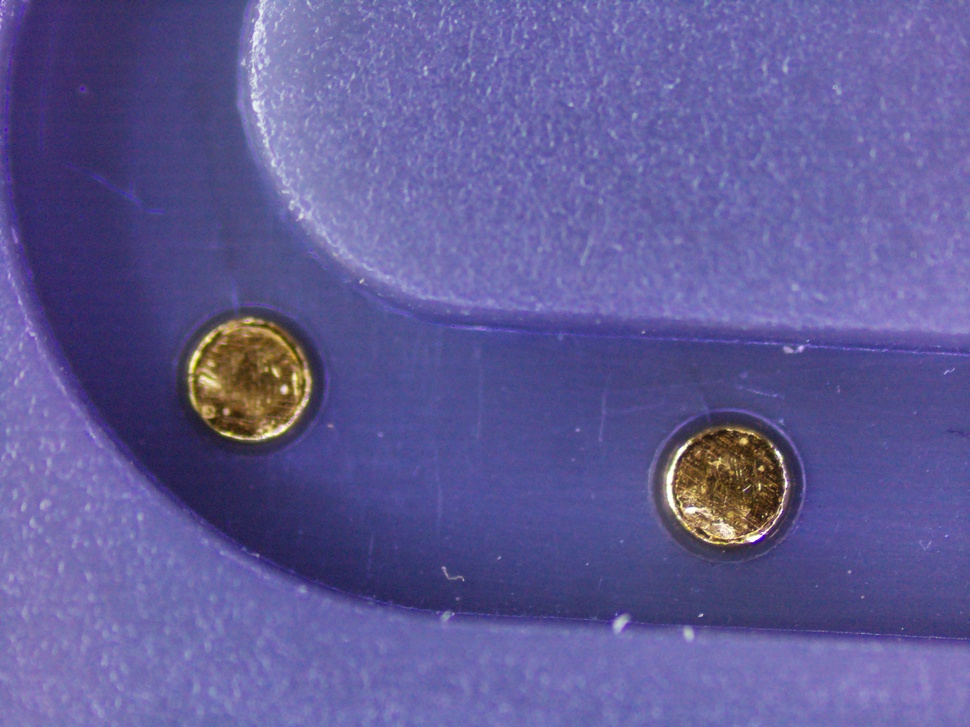
#> input picture prototyping/testgold2.jpg, 970 x 727 px, shrunk from 4056 x 3040 before the run
$ jupyter execute sensor_finding.ipynb
#> lines starting #> are read from the running program, lines starting #| are printed output that depends on the picture; after the words box and inside, x2 and y2 are one past the last pixel; in counts of white or black regions, pixels touching at a corner belong together
## Sensor Finding

Sensor finding will be done using normalized cross-correlation on a predetermined sensor kernel
The window kernel will be calibrated from the UI.

[cell 1]
import numpy as np
import cv2
from skimage.io import imshow
from matplotlib import pyplot as plt
from matplotlib.colors import LogNorm
import scipy

Load the images

[cell 2]
input_image = cv2.imread('testgold2.jpg')
#> input_image is the input picture: shape (727, 970, 3); mean B, G, R 151.3, 91, 96.5
kernel_image = cv2.imread("output.png")
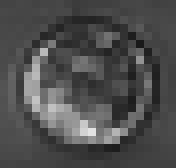
#> input picture prototyping/output.png, 22 x 21 px, shrunk from 92 x 88 before the run (shown 8 times larger)
#> kernel_image is the input picture: shape (21, 22, 3); min 25, max 226, mean 77.7

input_image = cv2.cvtColor(input_image, cv2.COLOR_BGR2GRAY)
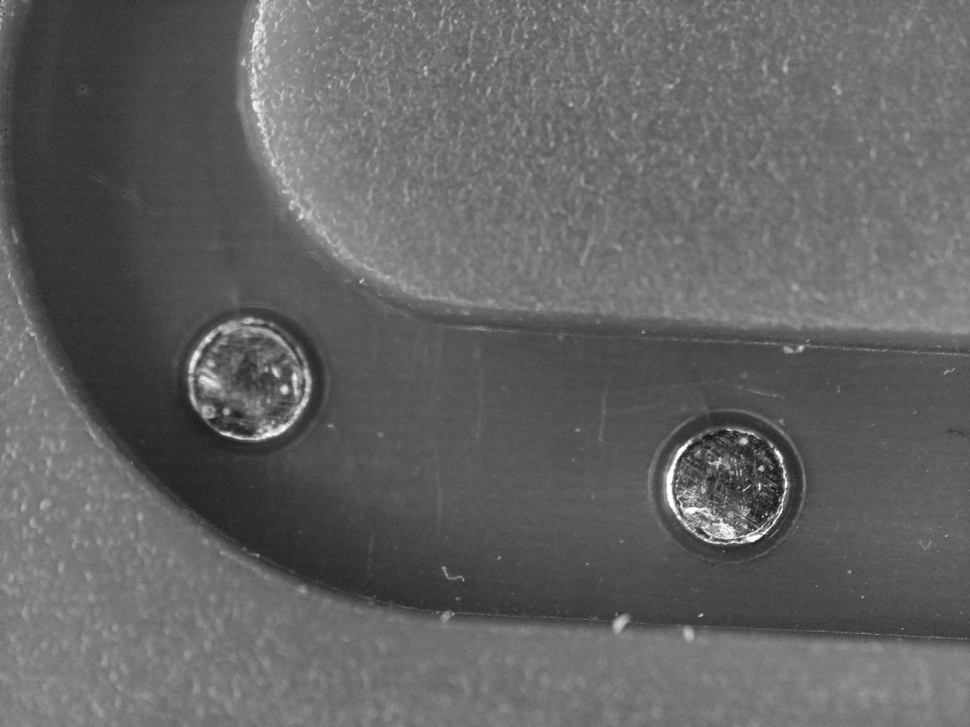
#> input_image: shape (727, 970); min 19, max 255, mean 99.5
kernel_image = cv2.cvtColor(kernel_image, cv2.COLOR_BGR2GRAY)
#> kernel_image: shape (21, 22)

Normalize the images

[cell 3]
norm_a = np.linalg.norm(input_image)
#> norm_a = 86629.7
a = input_image / norm_a
norm_b = np.linalg.norm(kernel_image)
#> norm_b = 1805.6
b = kernel_image / norm_b
b -= b.mean()
a -= a.mean()

[cell 4]
plt.figure(1)
plt.imshow(a, cmap='gray')
plt.figure(2)
plt.imshow(b, cmap='gray')

[cell 5]
a = cv2.GaussianBlur(input_image, (21, 21), 300)
b = cv2.GaussianBlur(kernel_image, (21, 21), 300)

kernel = np.ones((12, 12), np.uint8)

ret, axy = cv2.threshold(a, 146, 255, cv2.THRESH_BINARY + cv2.THRESH_OTSU)
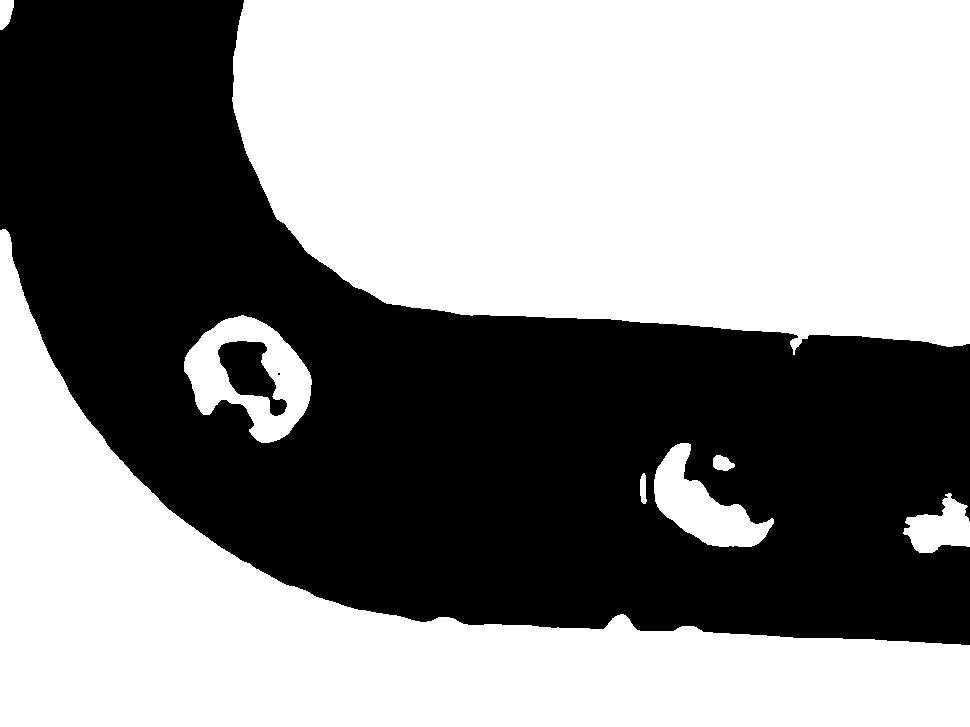
#> axy: shape (727, 970); 55.1% white; 3 black regions (1 under 20 px), largest, box (x1, y1, x2, y2) and area: (0, 0, 970, 645) 314185, (218, 341, 287, 416) 2519
#> ret = 97
ret, bxy = cv2.threshold(b, 146, 255, cv2.THRESH_BINARY + cv2.THRESH_OTSU)
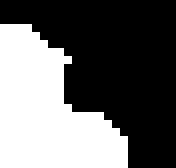
#> bxy: shape (21, 22) (shown 8 times larger); 40.5% white; 1 white region, box (x1, y1, x2, y2) and area: (0, 3, 16, 21) 187
#> ret = 79

axy = cv2.erode(axy, kernel, cv2.BORDER_REFLECT)
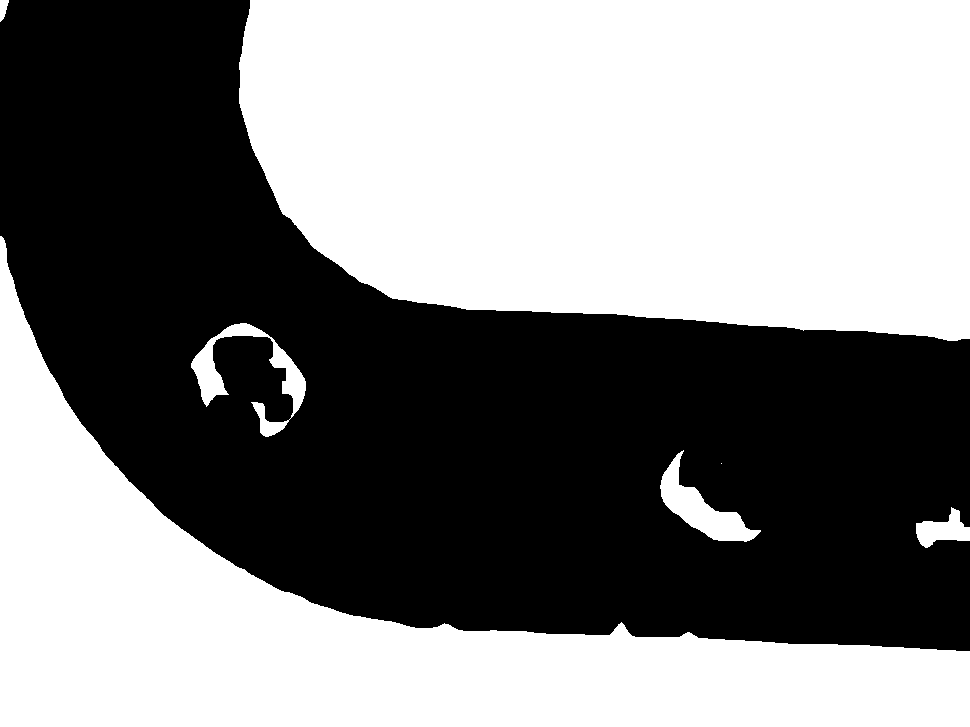
#> axy: shape (727, 970); 51.8% white; 1 black region, box (x1, y1, x2, y2) and area: (0, 0, 970, 651) 339864
bxy = cv2.erode(bxy, kernel, cv2.BORDER_REFLECT)
#> bxy: shape (21, 22); 7.4% white; 1 white region, box (x1, y1, x2, y2) and area: (0, 11, 8, 21) 34

[cell 6]
print(input_image.shape)
#| (727, 970)

[cell 7]
plt.figure(1)
plt.imshow(axy, cmap='jet')
plt.figure(2)
plt.imshow(bxy, cmap='jet')

Perform the cross correlation in Fourier space

[cell 8]
a_ft = np.fft.fftshift(scipy.fftpack.fft2(input_image))
b_ft = np.fft.fftshift(scipy.fftpack.fft2(kernel_image))

[cell 9]
plt.subplot(4, 1, 1)
plt.imshow(np.abs(a_ft), norm=LogNorm(vmin=5))
plt.subplot(4, 1, 2)
plt.imshow(np.abs(b_ft), norm=LogNorm(vmin=5))
plt.subplot(4, 1, 3)
plt.imshow(input_image)
plt.subplot(4, 1, 4)
plt.imshow(kernel_image)
plt.colorbar()
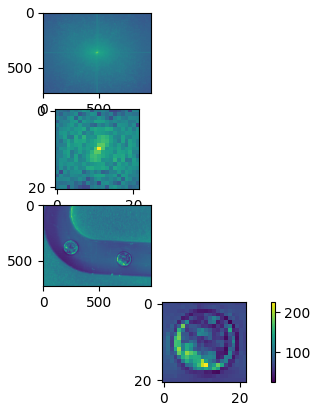
#> figure drawn by matplotlib, 5 panels

[cell 10]
ft_corr = scipy.signal.fftconvolve(a, b.transpose())
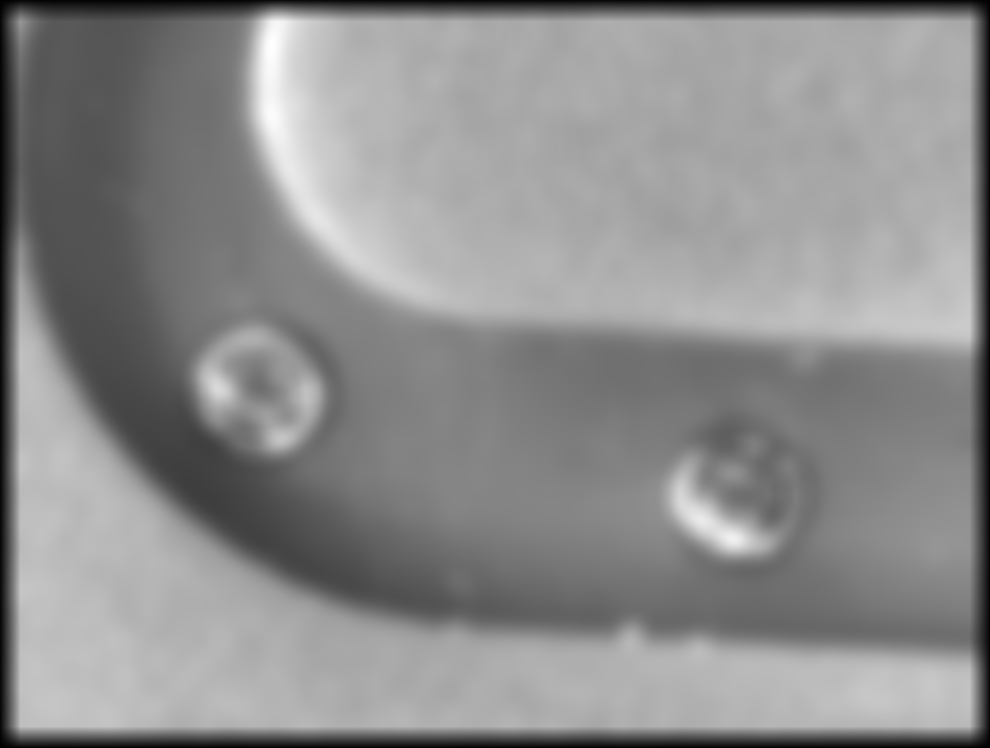
#> ft_corr: shape (748, 990) float64; min 8509, max 6199667, mean 3438191.7; drawn with min black and max white

[cell 11]
plt.imshow(ft_corr)
plt.colorbar()
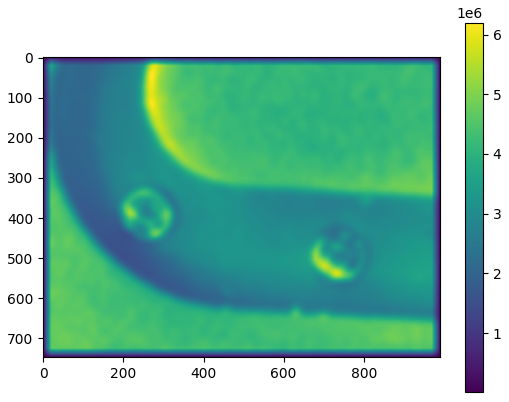
#> figure drawn by matplotlib, 2 panels

[cell 12]
peaks = ft_corr.copy()
peaks[peaks < 0.97 * peaks.max()] = 0
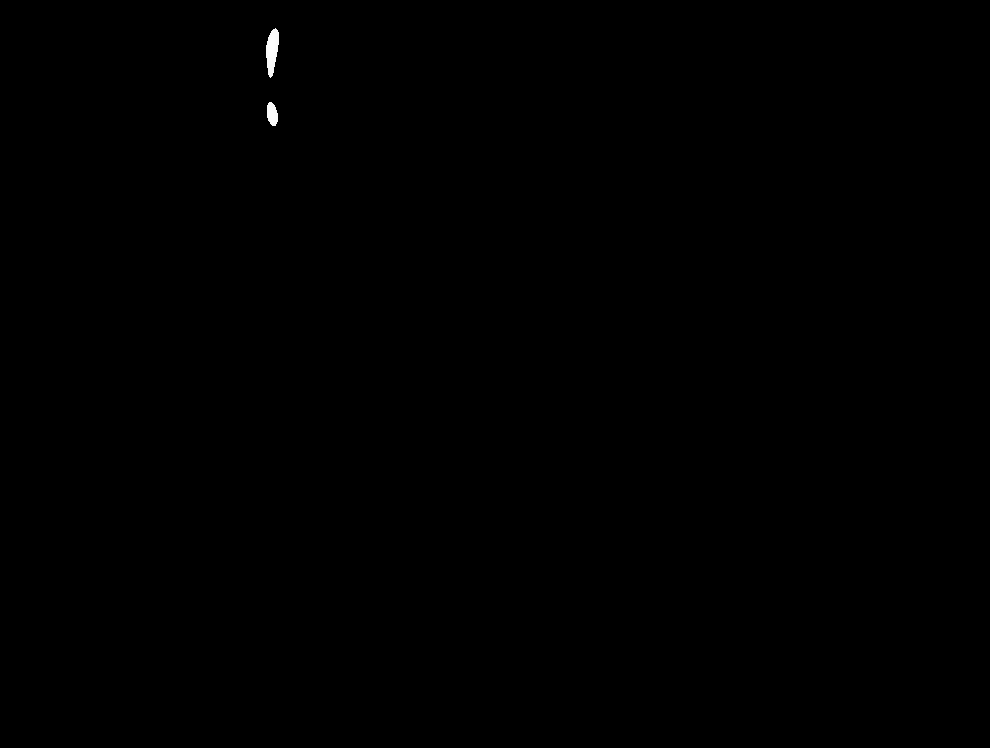
#> peaks: shape (748, 990) float64; min 0, max 6199667, mean 5257.6; drawn with min black and max white
plt.imshow(peaks)
plt.colorbar()
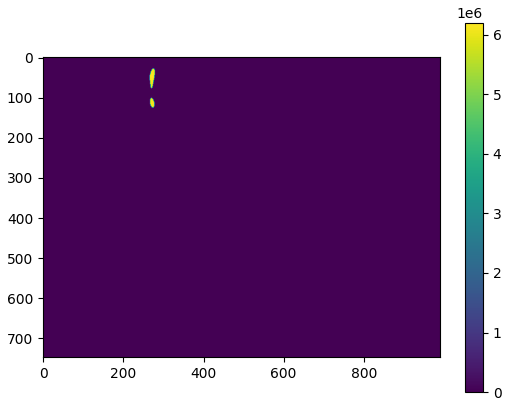
#> figure drawn by matplotlib, 2 panels
